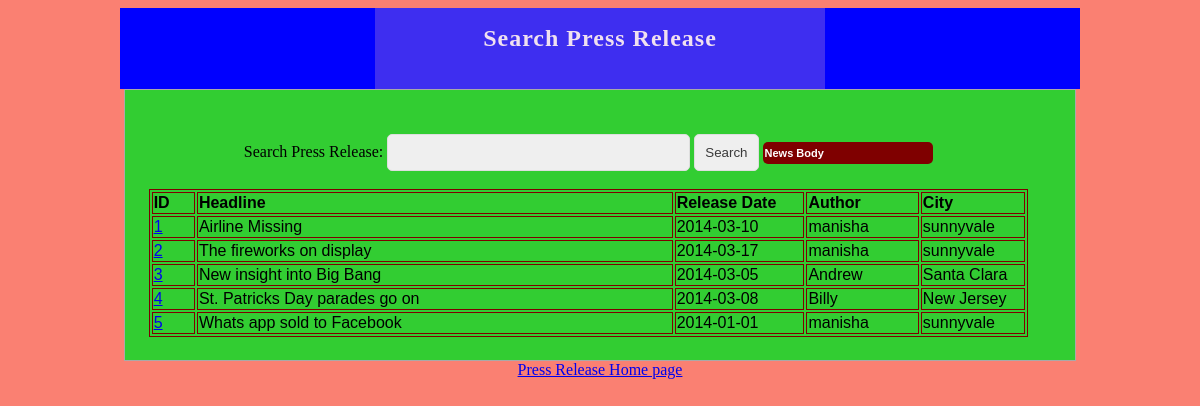
The page /PressRelease/View/SearchRelease.php on the database its author committed.
### tables this page shows
CREATE TABLE IF NOT EXISTS `user_conn_press` (
  `user` varchar(15) DEFAULT NULL,
  `release_id` int(4) DEFAULT NULL,
  KEY `fk_conn_user` (`user`),
  KEY `fk_conn_press` (`release_id`)
);

CREATE TABLE IF NOT EXISTS `press_release` (
  `release_id` int(4) NOT NULL,
  `headline` varchar(50) NOT NULL,
  `summary` varchar(100) NOT NULL,
  `news_body` varchar(999) NOT NULL,
  `company_name` varchar(20) NOT NULL,
  `email` varchar(20) NOT NULL,
  `release_date` date NOT NULL,
  `image` varchar(100) DEFAULT NULL,
  PRIMARY KEY (`release_id`)
);

CREATE TABLE IF NOT EXISTS `user_account` (
  `user` varchar(15) NOT NULL,
  `pass` varchar(15) NOT NULL,
  `city` varchar(15) NOT NULL,
  `state` varchar(15) NOT NULL,
  `country` varchar(15) NOT NULL,
  `admin` tinyint(1) NOT NULL,
  PRIMARY KEY (`user`)
);

### PressRelease/Model/Press_release_Repository.php (called while the page is built, shortened)
<?php
require ('../Model/User.php');
class Press_release_Repository
{
    public static function getViewPageReleaseInfo()
    {
        $db = DBConnect::getDB();
        $query = " select * from user_account u,press_release p,user_conn_press c where p.release_id = c.release_id and c.user=u.user ORDER BY p.release_id;";
        $result = $db->query($query);
        $releases_user = array();
        foreach ($result as $row)
        {
            $user = new User($row['user'],$row['pass'],$row['city'],$row['state'],$row['country'],$row['admin'],$row['release_id'],$row['headline'],$row['summary'],$row['news_body'],$row['company_name'],$row['email'],$row['release_date'],$row['image']);
            $releases_user[] = $user;
        }
        return $releases_user;
    }
}
?>

### PressRelease/Model/User.php (called while the page is built, shortened)
<?php
include('../Model/Press_release.php');
class User {
    private $user,$pass,$city,$state,$country,$admin;
    private $release;
    public function __construct($user,$pass,$city,$state,$country,$admin,$press_id,$headline,$summary,$news_body,$company,$email,$release_date,$image) {
        $this->user=$user;
        $this->city=$city;
        $this->release=new Press_release($press_id,$headline,$summary,$news_body,$company,$email,$release_date,$image);
    }
    public function getUser(){ return $this->user;}
    public function getCity(){ return $this->city;}
    public function getRelease(){ return $this->release;}
}
?>

### PressRelease/Model/Press_release.php (called while the page is built, shortened)
<?php
class Press_release {
    private $press_id,$headline,$summary,$news_body,$company,$email,$release_date,$image;
    public function __construct($press_id,$headline,$summary,$news_body,$company,$email,$release_date,$image) {
        $this->press_id=$press_id;
        $this->headline=$headline;
        $this->release_date=$release_date;
    }
    public function getPress_id(){ return $this->press_id;}
    public function getHeadline(){ return $this->headline;}
    public function getRelease_date(){ return $this->release_date;}
}
?>

### PressRelease/View/SearchRelease.php (the view, shortened to what this page needs)
<!DOCTYPE html>
<?php
require '../Model/Press_release_Repository.php';
if(isset($_GET['search_type']) )
{
    $search_type = $_GET['search_type'];
    $search_text = $_GET['search_text'];
    $releases = Press_release_Repository::getAllRelease_SearchBy($search_type,$search_text);
}
else
{
    $releases = Press_release_Repository::getViewPageReleaseInfo();
}
?>
<html>
    <head>
        <link type="text/css" rel="stylesheet" href="../style.css"/>
    </head>
    <body>
        <header>
            <svg class="absolute-center" width='450' height='81'>
                <rect width='450' height='81'/>
            </svg>
            <h2>Search Press Release</h2>
        </header>
        <form method="GET" action="SearchRelease.php">
            <label for="search" style="display: inline;text-align: left">Search Press Release: </label>
            <input type="text" name="search_text" id="formet" size="33"required/>
            <input type="Submit" name="view" value="Search" id="formet" />
            <select name="search_type" elected-Inted="-1" required>
                <option value="news_body">News Body</option>
            </select>
            <br/><br/>
            <table>
                <thead>
                    <tr>
                        <th width="5%">ID</th>
                        <th width="55%">Headline</th>
                        <th width="15%">Release Date</th>
                        <th width="13%">Author</th>
                        <th width="12%">City</th>
                    </tr>
                </thead>
                <tbody>
                    <?php
                    $x=0;
                    foreach ($releases as $release) :
                    ?>
                    <tr>
                        <td><a href="ViewOfRelease.php?view=<?php echo $release->getRelease()->getPress_id();?>" action=""/><?php echo $release->getRelease()->getPress_id()?></td>
                        <td><?php echo $release->getRelease()->getHeadline(); ?></td>
                        <td><?php echo $release->getRelease()->getRelease_date(); ?></td>
                        <td><?php echo $release->getUser()?></td>
                        <td><?php echo $release->getCity()?></td>
                    </tr>
                    <?php $x++;endforeach; ?>
                </tbody>
            </table>
        </form>
        <p><a href= '../View/WelcomePage.php' >Press Release Home page</a></p>
    </body>
</html>

### PressRelease/style.css (style rules this page uses)
label { margin-top: 20px; display: block; }
svg { position:absolute; }
.absolute-center { overflow: auto; margin: 0 auto; position: absolute; left: 0; right: 0; }
form,.bluesquare { background-color: limegreen ; width: 879px; margin: auto; border: 1px solid darkgray; padding: 2% 4% 2% 2%; }
fieldset.big,#formet { //width: 100%; color: #3a3a3a; margin-top: 20px; padding:10px; background: #efefef; border: 1px solid #dedede; border-radius: 5px; -moz-border-radius:5px; -webkit-border-radius: 5px; }
table { font-family: Verdana, Arial, Helvetica, sans-serif; width: 100%; border: 1px solid #7f0000; //border-collapse: separate; }
th,td { text-align:left; border: 1px solid #7f0000; border-collapse:collapse }
p { text-align: center; width: 520px; margin: 0 auto; }
body { background-color: salmon; text-align: center; }
h2 { width:900px; height:64px; text-align: center; background-color: blue; color:#fff; font-family:bebas; padding:17px 30px 0px 30px; letter-spacing:1px; font-size:1.5em; margin:0 auto; }
select { background:#7f0000; width: 170px; padding: 2px; font-size:11px; font-weight:600; color:#fff; line-height: 1; border: 0; border-radius: 5px; -moz-border-radius:5px; -webkit-border-radius: 5px; height: 22px; -webkit-appearance: none; }

### rows shown on the page
user_conn_press: release_id "1", release_id.headline "Airline Missing", release_id.release_date "2014-03-10", user "manisha", user.city "sunnyvale"
user_conn_press: release_id "2", release_id.headline "The fireworks on display", release_id.release_date "2014-03-17", user "manisha", user.city "sunnyvale"
user_conn_press: release_id "3", release_id.headline "New insight into Big Bang", release_id.release_date "2014-03-05", user "Andrew", user.city "Santa Clara"
user_conn_press: release_id "4", release_id.headline "St. Patricks Day parades go on", release_id.release_date "2014-03-08", user "Billy", user.city "New Jersey"
user_conn_press: release_id "5", release_id.headline "Whats app sold to Facebook", release_id.release_date "2014-01-01", user "manisha", user.city "sunnyvale"
